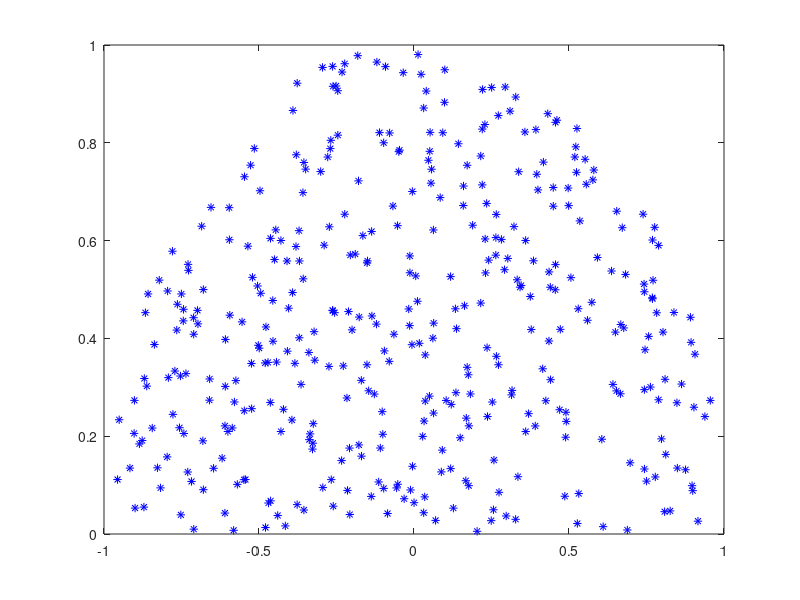

Reproduce this figure in MATLAB. (Note: this script raises an error after producing the figure.)
function gridlines_test02 ( )

%*****************************************************************************80
%
%% GRIDLINES_TEST02 tests GRID_POLAR.
%
%  Licensing:
%
%    This code is distributed under the GNU LGPL license.
%
%  Modified:
%
%    30 July 2010
%
%  Author:
%
%    John Burkardt
%
  fprintf ( 1, '\n' );
  fprintf ( 1, 'GRIDLINES_TEST02\n' );
  fprintf ( 1, '  GRID_POLAR draws a polar grid.\n' );
  fprintf ( 1, '  Compare two methods of sampling the circle.\n' );

  r = sqrt ( rand ( 400, 1 ) );
  t = pi * rand ( 400, 1 );
  plot ( r .* cos ( t ), r .* sin ( t ), 'b*' );

  grid_polar ( 0.0, 0.0, 0.1, 1.0, 10, 0, 180, 13 );

  hold on

  r = - rand ( 400, 1 );
  t = pi * rand ( 400, 1 );
  plot ( r .* cos ( t ), r .* sin ( t ), 'r*' );

  grid_polar ( 0.0, 0.0, 0.1, 1.0, 10, 180, 360, 13 );

  xlabel ( 'X' )
  ylabel ( 'Y' )
  title ( 'Blue: R = sqrt(rand), Red: R = - rand' )
  axis equal

  fprintf ( 1, '\n' );
  fprintf ( 1, 'Press return to continue.\n' )
  hold off
  pause
  clf

  return
end
